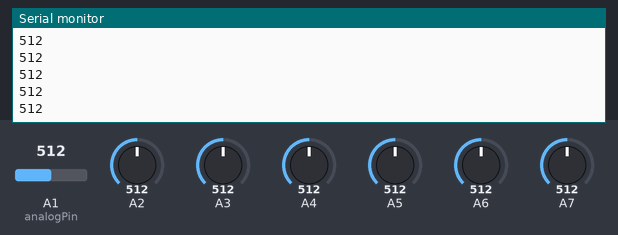
The sketch below on a simulated Arduino Uno, built with avr-gcc and run on an emulated ATmega328P. On the bench: the last lines printed to the serial monitor. The test bench sets the inputs (shaded band); at power-on: A1 (analogPin) = 512, A3 = 512, A2 = 512, A6 = 512, A4 = 512, A5 = 512, A7 = 512.

Above: at 1.2 s.
1.3 s: A1 (analogPin) set to 716
2.8 s: A3 set to 716
At 3.4 s:
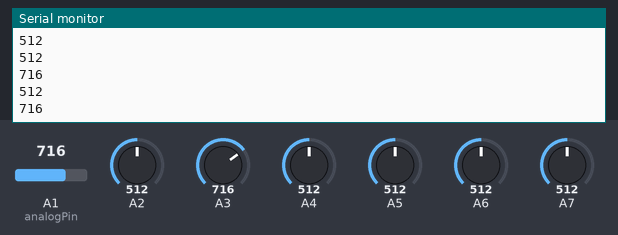
4.3 s: A2 set to 306
At 5.4 s:
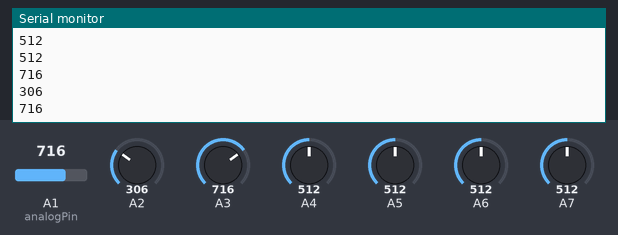
5.8 s: A6 set to 716
At 6.4 s:
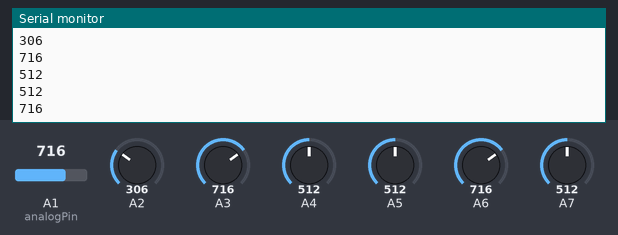
7.3 s: A4 set to 992
At 8.4 s:
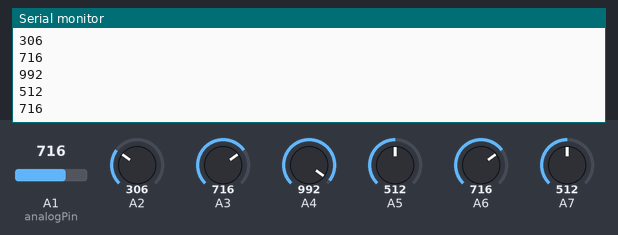
8.8 s: A5 set to 30
At 9.7 s:
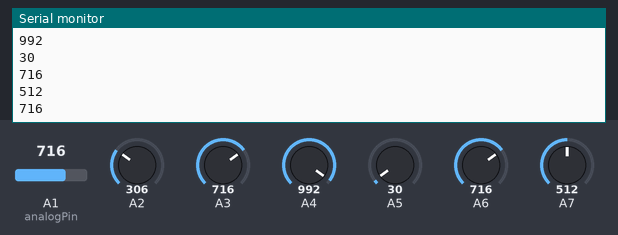
Timing chart, 0 to 11.3 s (numbered marks = the images above; inputs shaded):
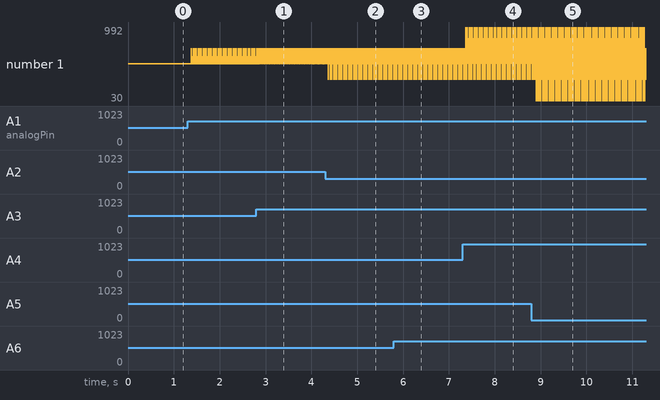

The sketch:

test_analog_read.ino
```cpp
/* Test Analog IN on all Pins
 *
 *
 * CODE BY BEN
*/


int analogPin = 1;
int val = 0;


void setup(){
  Serial.begin(9600);          //  setup serial
}


void loop(){
  val = analogRead(analogPin);    // read the input pin
  Serial.println(val);             // debug value
  analogPin++;
  if(analogPin==8)analogPin=1;
}
```

Measured:
- after the input at 4.3 s, the serial monitor: prints a new line after 0.07 s (image 2)
- after the input at 7.3 s, the serial monitor: prints a new line after 0.07 s (image 4)
- after the input at 8.8 s, the serial monitor: prints a new line after 0.10 s (image 5)
